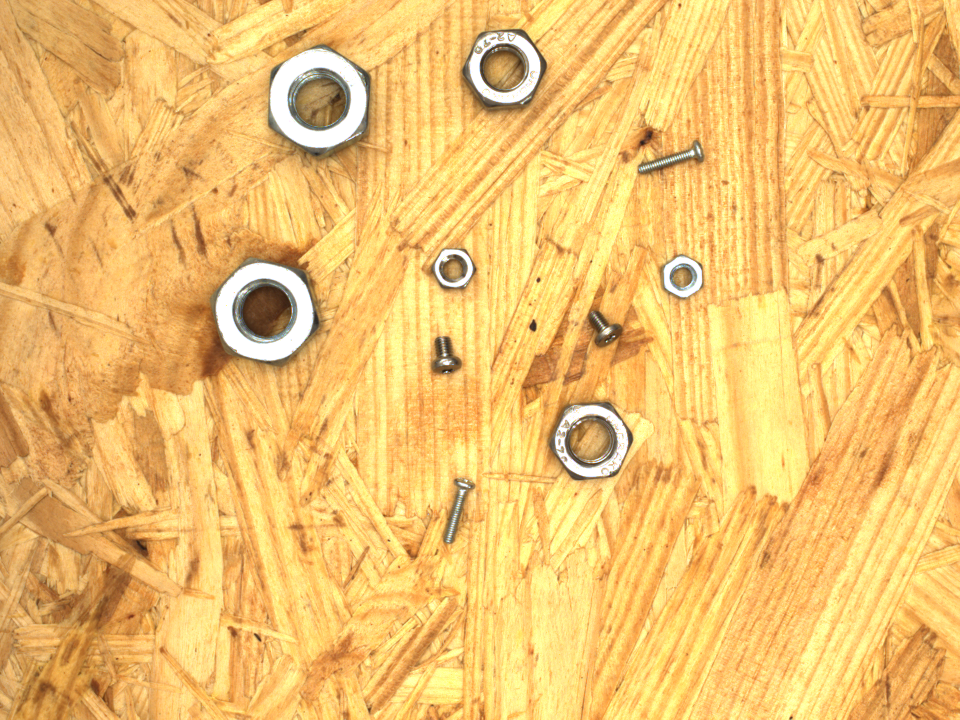
#> input picture Code/test_data/screws_037.png, 1920 x 1440 px (shown at 1/2 size)
$ jupyter execute count_binary_threshold.ipynb   (shell and % lines are left out)
#> lines starting #> are read from the running program, lines starting #| are printed output that depends on the picture; after the words box and inside, x2 and y2 are one past the last pixel; in counts of white or black regions, pixels touching at a corner belong together
[cell 1]
import matplotlib.pyplot as plt   #We use matplotlib library for plotting
import matplotlib.image as mpimg
import matplotlib.colors as clr
import numpy as np
import cv2 as cv

plt.rcParams['figure.figsize'] = [12, 8]
plt.rcParams['figure.dpi'] = 100 # 200 e.g. is really fine, but slower

[cell 2]
img = cv.imread("test_data/screws_037.png")
#> img is the input picture: shape (1440, 1920, 3); mean B, G, R 109.6, 193.4, 240.6
img = cv.cvtColor(img, cv.COLOR_BGR2RGB)
img = cv.resize(img, (480, 360))
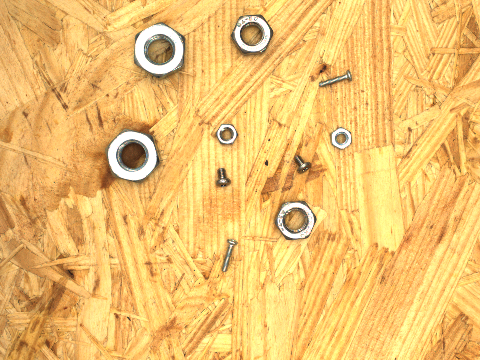
#> img: shape (360, 480, 3); mean R, G, B 240.5, 193.6, 109.8
gray = cv.cvtColor(img, cv.COLOR_RGB2GRAY)
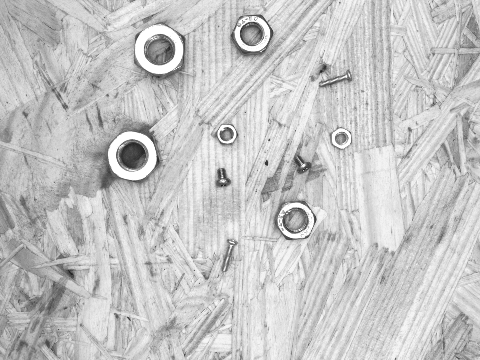
#> gray: shape (360, 480); min 32, max 255, mean 198.1
plt.imshow(gray, cmap = 'gray')

[cell 3]
median = cv.medianBlur(gray, 3)
kernel = np.ones((3,3),np.uint8)

dilation = cv.morphologyEx(median, cv.MORPH_DILATE, kernel)
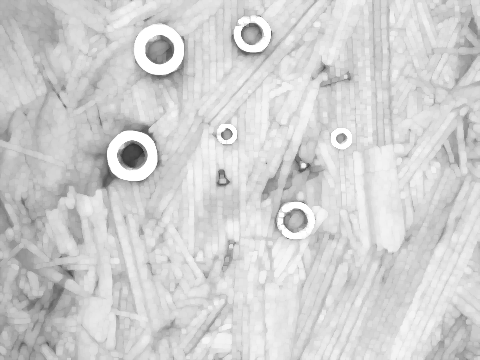
#> dilation: shape (360, 480); min 46, max 255, mean 209.1
closing = cv.morphologyEx(dilation, cv.MORPH_CLOSE, kernel)
_, thresh = cv.threshold(closing, 250, 255, cv.THRESH_BINARY)
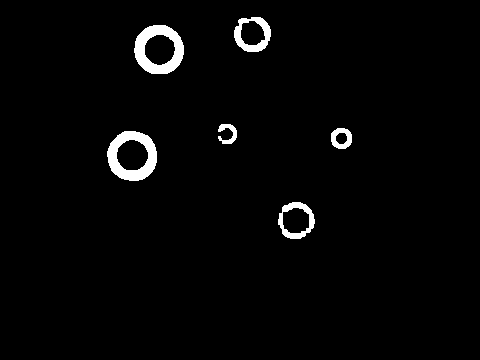
#> thresh: shape (360, 480); 2.4% white; 6 white regions


fig, axs = plt.subplots(1,2)
axs[0].imshow(closing, cmap = 'gray') #, clim = (220,250))
axs[0].set_title('Original image')
axs[1].imshow(thresh, cmap = 'gray')
axs[1].set_title('Blur + Morph + Threshold')

[cell 4]
copy = img.copy()
size = (np.max(gray))/16
#> size = 15.94
circles = cv.HoughCircles(thresh, cv.HOUGH_GRADIENT, 1.4, size, param1=300, param2=31, minRadius=0,maxRadius=70)
#> circles = [[157.5, 48.3, 25.06], [340.9, 137.9, 10.92], [255.5, 31.5, 15.54], [126.7, 154.7, 20.58], [294.7, 223.3, 15.82]]
num = len(circles[0])
#> num = 5
print(len(circles[0]))
#| 5
if circles is not None:
    circles = np.round(circles[0, :]).astype("int")
#> circles = [[158, 48, 25], [341, 138, 11], [256, 32, 16], [127, 155, 21], [295, 223, 16]]

    for (x, y, r) in circles:
        cv.circle(copy, (x, y), r, (0, 0, 255), 2)
        cv.rectangle(copy, (x - 3, y - 3), (x + 3, y + 3), (0, 128, 255), -1)
#> this loop made 5 passes
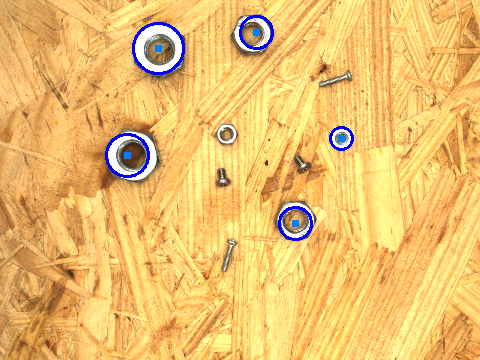
#> copy: shape (360, 480, 3); 1.14% of pixels changed, all inside (x1, y1, x2, y2) = (105, 15, 354, 241)

fig, axs = plt.subplots(1,2)
axs[0].imshow(img) #, clim = (220,250))
axs[0].set_title('Original image')
axs[1].imshow(copy)
axs[1].set_title('Blur + Morph + Threshold')

[cell 5]
fidelity = False
fidelityValue = 1.7

copy1 = img.copy()
c, h = cv.findContours(thresh, cv.RETR_TREE, cv.CHAIN_APPROX_NONE)
#> c = 11 contours; largest, box (x1, y1, x2, y2) and area: (107, 131, 157, 181) 1918, (134, 25, 184, 74) 1888, (278, 202, 315, 239) 1001, (234, 17, 271, 52) 990, (116, 139, 149, 171) 773; h = [[2, -1, 1, -1], [-1, -1, -1, 0], [4, 0, 3, -1], [-1, -1, -1, 2], [6, 2, 5, -1], [-1, -1, -1, 4], [7, 4, -1, -1], [9, 6, 8, -1], [-1, -1, -1, 7], [-1, 7, 10, -1], [-1, -1, -1, 9]]
fidelityRange = 0
if fidelity:
    maxArea = .0
    for i in c: # With images it is convenient to know the greater area
        area = cv.contourArea(i)
        if area > maxArea:
            maxArea = area
    fidelityRange = maxArea - (maxArea * fidelityValue) # If objects have same size it prevents false detection

totalContours = 0

br = []
for i in range(len(c)):
    if h[0][i][3] == -1 and cv.contourArea(c[i]) >= fidelityRange:
        totalContours += 1
        approx = cv.approxPolyDP(c[i], 3, True)
        br.append(cv.boundingRect(approx))
#> this loop made 11 passes
#> after the loop, br = [(278, 202, 36, 37), (109, 131, 46, 49), (331, 128, 21, 21), (218, 124, 19, 20), (135, 25, 48, 49), (234, 17, 37, 35)]; totalContours = 6
for b in br:
    cv.rectangle(copy1, (b[0], b[1]), (b[0] + b[2], b[1] + b[3]), (255, 0, 0), 3)
#> this loop made 6 passes
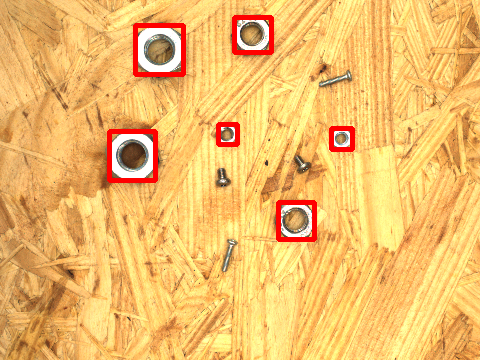
#> copy1: shape (360, 480, 3); 2.38% of pixels changed, all inside (x1, y1, x2, y2) = (107, 15, 355, 242)

print(totalContours)
#| 6

fig, axs = plt.subplots(1,2)
axs[0].imshow(img) #, clim = (220,250))
axs[0].set_title('Original image')
axs[1].imshow(copy1)
axs[1].set_title('Blur + Morph + Threshold')

$ run again, with Code/test_data/screws_005.png copied over Code/test_data/screws_037.png
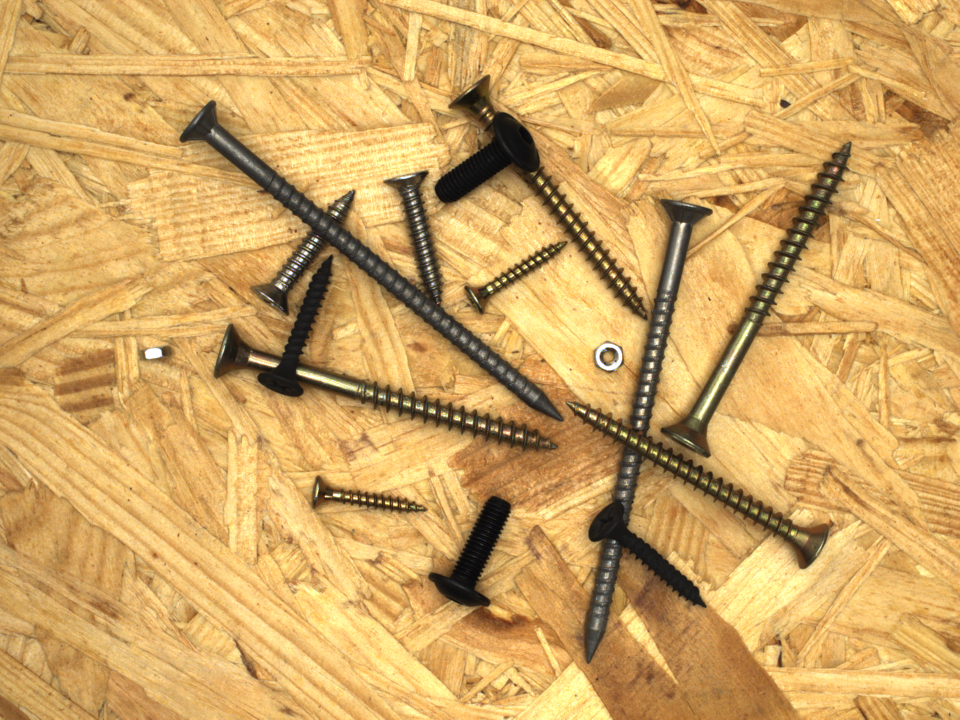
#> input picture Code/test_data/screws_005.png, 1920 x 1440 px (shown at 1/2 size)
#> img is the input picture: shape (1440, 1920, 3); mean B, G, R 98.5, 166.2, 209
#> `_, thresh = cv.threshold(closing, 250, 255, cv.THRESH_BINARY)`:
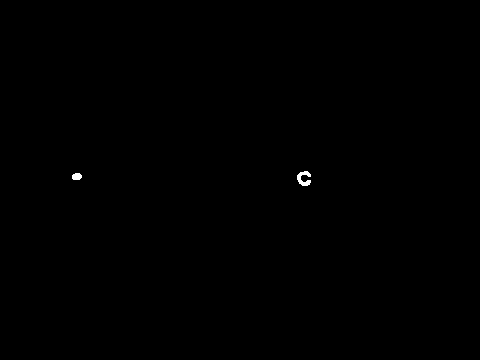
#> thresh: shape (360, 480); 0.1% white; 2 white regions
#> size = 15.94
#> circles = None
#> c = 2 contours; box (x1, y1, x2, y2) and area: (297, 171, 311, 186) 90, (72, 173, 82, 180) 46; h = [[1, -1, -1, -1], [-1, 0, -1, -1]]
#> the loop `for i in range(len(c)):` made 2 passes
#> (totalContours, approx) on pass 1: (1, [[72, 175], [73, 179], [81, 177], [79, 173]])
#> after the loop `for i in range(len(c)):`: br = [(72, 173, 10, 7), (299, 172, 12, 13)]; totalContours = 2
#> the loop `for b in br:` made 2 passes
#> after the loop `for b in br:`:
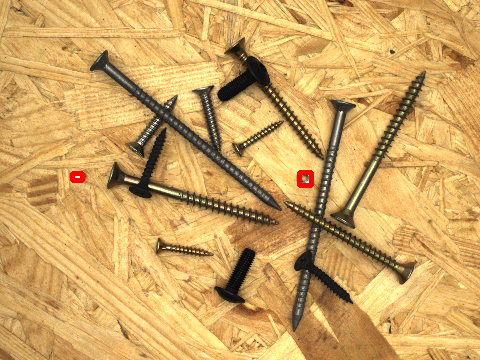
#> copy1: shape (360, 480, 3); mean R, G, B 209.1, 165.9, 98.3
#| 2

$ run again, with Code/test_data/screws_006.png copied over Code/test_data/screws_037.png
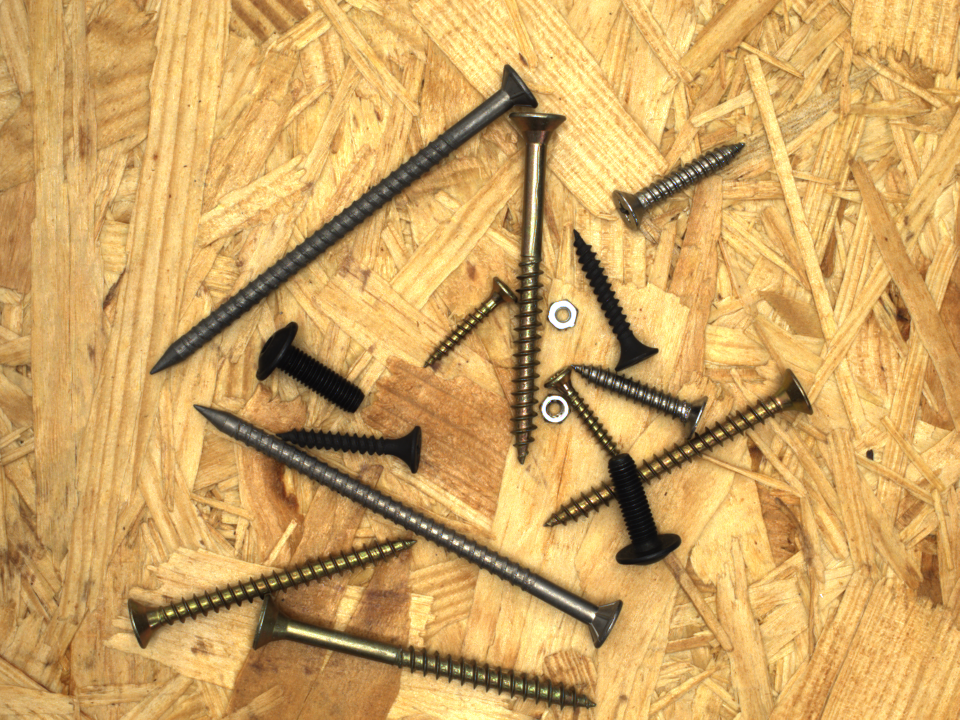
#> input picture Code/test_data/screws_006.png, 1920 x 1440 px (shown at 1/2 size)
#> img is the input picture: shape (1440, 1920, 3); mean B, G, R 98.1, 165.2, 207.6
#> `_, thresh = cv.threshold(closing, 250, 255, cv.THRESH_BINARY)`:
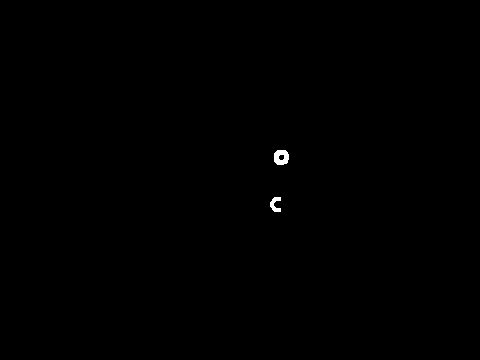
#> thresh: shape (360, 480); 0.16% white; 2 white regions
#> size = 15.94
#> circles = None
#> c = 3 contours; box (x1, y1, x2, y2) and area: (274, 150, 289, 165) 173, (270, 197, 281, 212) 73, (278, 154, 285, 161) 30; h = [[1, -1, -1, -1], [-1, 0, 2, -1], [-1, -1, -1, 1]]
#> the loop `for i in range(len(c)):` made 3 passes
#> (totalContours, approx) on pass 2: (2, [[277, 150], [274, 161], [286, 163], [287, 152]])
#> after the loop `for i in range(len(c)):`: br = [(270, 197, 11, 15), (274, 150, 14, 14)]; totalContours = 2
#> the loop `for b in br:` made 2 passes
#> after the loop `for b in br:`:
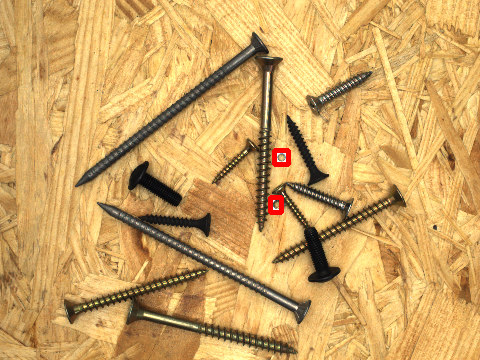
#> copy1: shape (360, 480, 3); mean R, G, B 207.8, 164.9, 97.8
#| 2

$ run again, with Code/test_data/screws_009.png copied over Code/test_data/screws_037.png
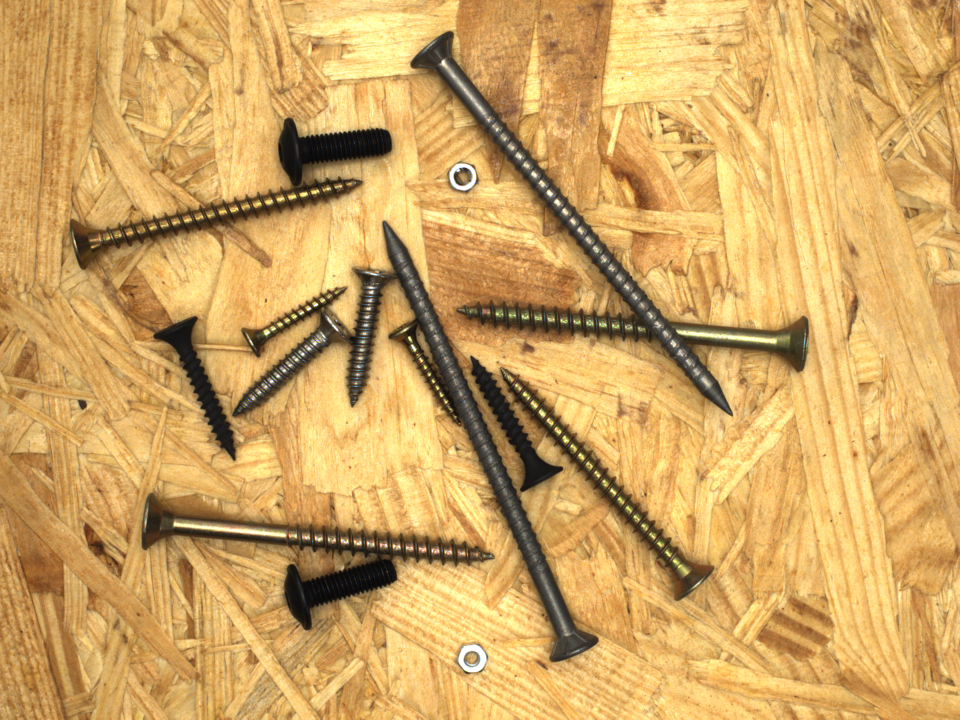
#> input picture Code/test_data/screws_009.png, 1920 x 1440 px (shown at 1/2 size)
#> img is the input picture: shape (1440, 1920, 3); mean B, G, R 98.2, 165.4, 208
#> `_, thresh = cv.threshold(closing, 250, 255, cv.THRESH_BINARY)`:
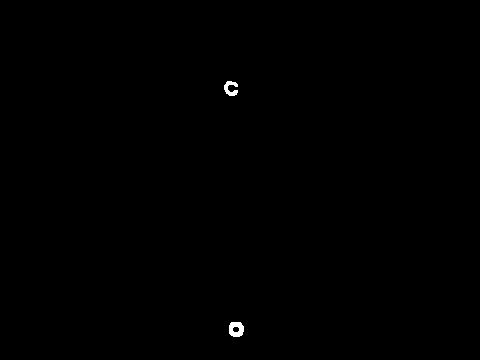
#> thresh: shape (360, 480); 0.17% white; 2 white regions
#> size = 15.94
#> `circles = cv.HoughCircles(thresh, cv.HOUGH_GRADIENT, 1.4, size, param1..`: circles = [[235.9, 328.3, 8.4]]
#> num = 1
#| 1
#> `circles = np.round(circles[0, :]).astype("int")`: circles = [[236, 328, 8]]
#> the loop `for (x, y, r) in circles:` made 1 pass
#> c = 3 contours; box (x1, y1, x2, y2) and area: (229, 322, 244, 337) 174, (224, 81, 238, 96) 92, (232, 326, 240, 333) 34; h = [[2, -1, 1, -1], [-1, -1, -1, 0], [-1, 0, -1, -1]]
#> the loop `for i in range(len(c)):` made 3 passes
#> (totalContours, approx) on pass 1: (1, [[231, 322], [229, 333], [241, 335], [241, 323]])
#> after the loop `for i in range(len(c)):`: br = [(229, 322, 13, 14), (226, 81, 12, 14)]; totalContours = 2
#> the loop `for b in br:` made 2 passes
#> after the loop `for b in br:`:
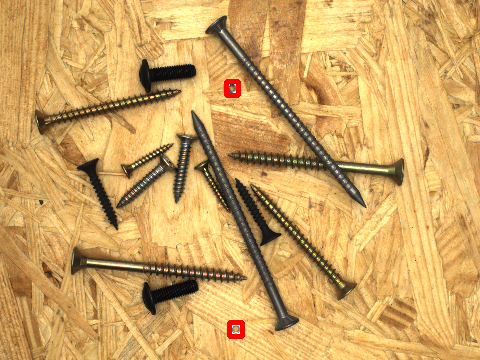
#> copy1: shape (360, 480, 3); mean R, G, B 208.1, 165, 97.9
#| 2
